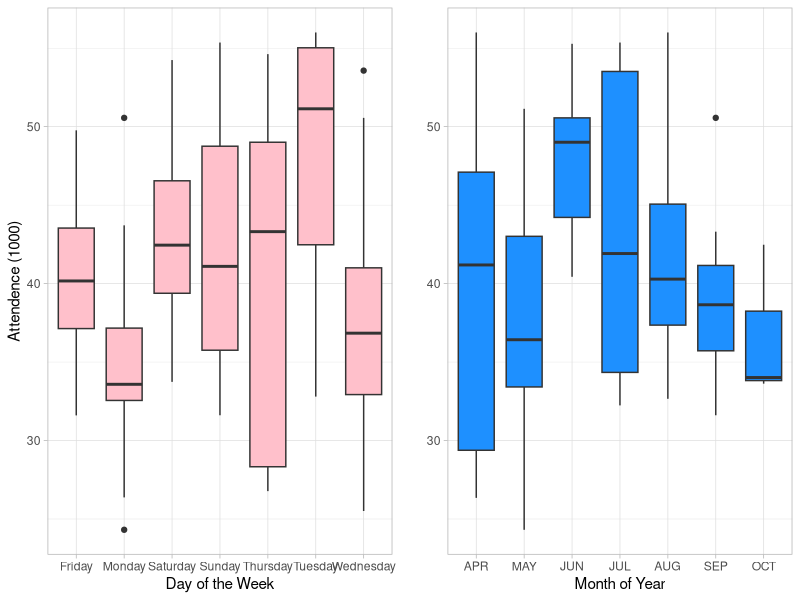

The R script that drew this image: (Note: this script raises an error after producing the figure.)
## ---- chunk 1
knitr::opts_chunk$set(echo = TRUE)
library(tidyverse)
library(readr)
## ---- chunk 2
dodgers <- read_csv("dodgers.csv", 
                    col_types = cols(#day_of_week = col_factor(levels = c("Monday", "Tuesday", 
                                      #                                   "Wednesday", "Thursday", 
                                       #                                  "Friday", "Saturday", 
                                        #                                 "Sunday")),
                                     month = col_factor(levels = c("JAN", "FEB", "MAR", "APR",
                                                                   "MAY", "JUN", "JUL", "AUG",
                                                                   "SEP", "OCT", "NOV", "DEC"))))
#View(dodgers)
glimpse(dodgers)
## ---- chunk 3
#need to transform full name days to abbreviated; ie "monday" to "mon"
dodgers <- dodgers %>% mutate("Attend/1000" = attend/1000,
                              day_of_week_f = case_when(day_of_week == "Monday" ~ "Mon",
                                 day_of_week == "Tuesday" ~ "Tue",
                                 day_of_week == "Wednesday" ~ "Wed",
                                 day_of_week == "Thursday" ~ "Thur",
                                 day_of_week == "Friday" ~ "Fri",
                                 day_of_week == "Saturday" ~ "Sat",
                                 day_of_week == "Sunday" ~ "Sun"),
                              #and need to assign them factor levels
                              day_of_week_f = factor(day_of_week, levels = c("Mon", "Tue", "Wed",
                                                                           "Thur", "Fri", "Sat", "Sun")),
                              day_night_f = factor(day_night, levels = c("Day", "Night")))

# boxplots with ggplot using the dodger data
## day of week on X
## attendence in K's on Y
dow_box <- dodgers %>% 
  ggplot(aes(x = day_of_week, y = (attend/1000))) +
  geom_boxplot(fill = "pink") +
  theme_light() +
  theme(legend.position="none") +
  labs(y = "Attendence (1000)",
       x = "Day of the Week")
## month on X
## attendence in K's on Y
mon_box <- dodgers %>% 
  ggplot(aes(x = month, y = (attend/1000))) +
  geom_boxplot(fill = "dodgerblue1") +
  theme_light() +
  theme(legend.position="none") +
  labs(y = "", x = "Month of Year")

cowplot::plot_grid(dow_box, mon_box)
## ---- chunk 4
#we're analyzing days with fireworks against day / night, clear / cloudy, AND temperature
#fireworks by shape and color
#attendence (K's) on Y
#temp on X

dodgers %>% 
  ggplot(aes(x = , 
             y = ,
             shape = fireworks,
             fill = fireworks)) +
  geom_point() 

## ---- chunk 5
# scatterplot teams against attendence 
# y axis is opposing teams
# x axis is attendence (K's)
# fill by day/night
dodgers %>% 
  ggplot(aes(x = (attend/1000), y = opponent)) + 
  geom_point(aes(color = day_night)) +
  theme_light() +
  theme(legend.position="top") +
  labs(y = "",
       x = "Attendence (thousands)")
